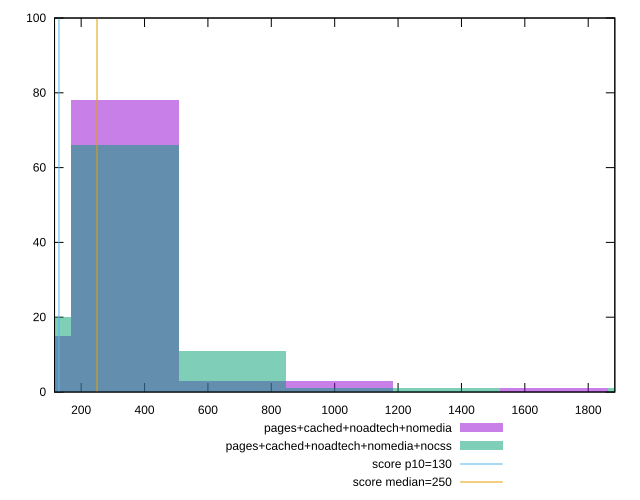

Write gnuplot code to recreate this figure.
reset

$pagesCachedNoadtechNomedia <<EOF
338.3811706044771 78
0 15
676.7623412089542 3
1691.9058530223856 1
1015.1435118134314 3
EOF

$pagesCachedNoadtechNomediaNocss <<EOF
0 20
338.3811706044771 66
676.7623412089542 11
2030.2870236268627 1
1015.1435118134314 1
1353.5246824179085 1
EOF

set key outside below
set boxwidth 338.3811706044771
set xrange [116:1884]
set yrange [0:100]
set trange [0:100]
set style fill transparent solid 0.5 noborder

set parametric
set terminal svg size 640, 500 enhanced background rgb 'white'
set output "report_00014_2021-02-09T15:56:05.503Z/max-potential-fid/comparison/histogram/3_vs_4.svg"

plot $pagesCachedNoadtechNomedia title "pages+cached+noadtech+nomedia" with boxes, \
     $pagesCachedNoadtechNomediaNocss title "pages+cached+noadtech+nomedia+nocss" with boxes, \
     130,t title "score p10=130", \
     250,t title "score median=250"

reset
